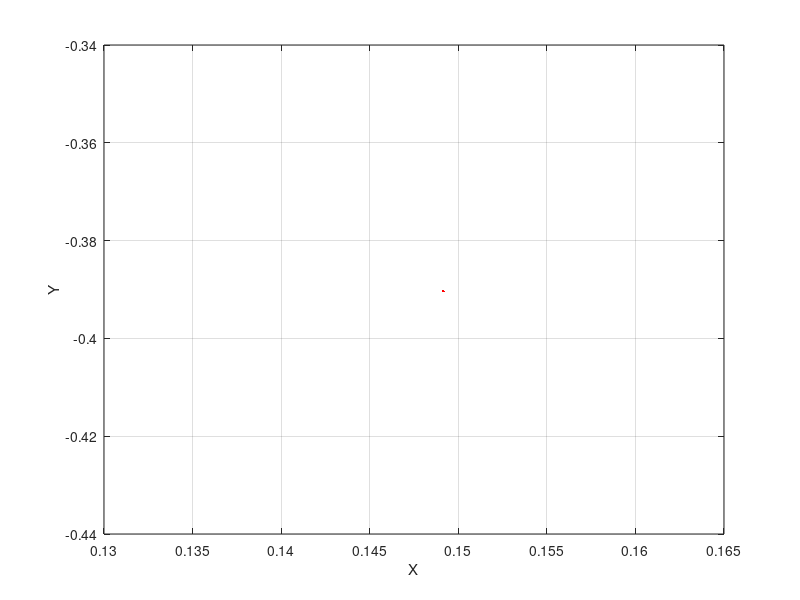

This chart was generated by the following MATLAB code:
%%
%要取位置的frame
frame =[125
186
276
360
461
525
634
701
809
884
953
1034
1109
1237
1332
1401
1468
1581
1629
1719
];
%%
%1是X軸 2是高度 3是Y軸
load('position320.mat');%rue_data的資料
frame_num = length(true_data);%所有frame數
num = size(frame,1);%要取的位置數
frame_count=1;%取到第幾個位置
x_single_reg=[];%暫存filter後的x座標
y_single_reg=[];%暫存filter後的y座標
coordinate = zeros(num,3);%位置資訊
for i=1:1:frame_num
    if i==frame(frame_count,1)
        x_reg = true_data{i,4}(1,:);%一個frame裡面所有x座標
        y_reg = true_data{i,4}(3,:);%一個frame裡面所有y座標
        point_cloud_num = size(x_reg,2);%一個frame裡面的點雲數
        for j=1:1:point_cloud_num
            if x_reg(1,j)<1 && x_reg(1,j)>-1 && y_reg(1,j)>0 && y_reg(1,j)<2%filter
                x_single_reg = [x_single_reg x_reg(1,j)];
                y_single_reg = [y_single_reg y_reg(1,j)];
            end
        end
        x_coordinate = mean(x_single_reg,'all');
        y_coordinate = mean(y_single_reg,'all');
        
        coordinate(frame_count,1) = x_coordinate;%位置資訊x
        coordinate(frame_count,2) = y_coordinate-1;%位置資訊y
        coordinate(frame_count,3) = 1.72;%位置資訊z
        
        x_single_reg=[];
        y_single_reg=[];
        
        
        frame_count=frame_count+1;
        
        
        if frame_count > num
            break;
        end
    end  
end

save( 'coordinate320', 'coordinate');
%% 檢查取的點對不對
 frame_check = 1;
 x= coordinate(frame_check,1);
 y= coordinate(frame_check,2);
 figure(1)
 axis([-1,1,0,2]);
 plot(x,y,'r.');
 grid on;
 hold on;
     
 xlabel('X');
 ylabel('Y');
